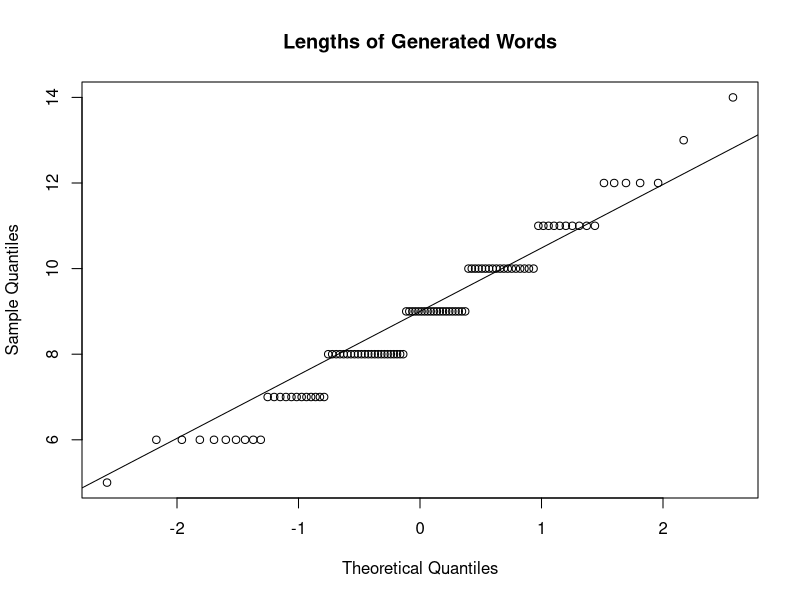
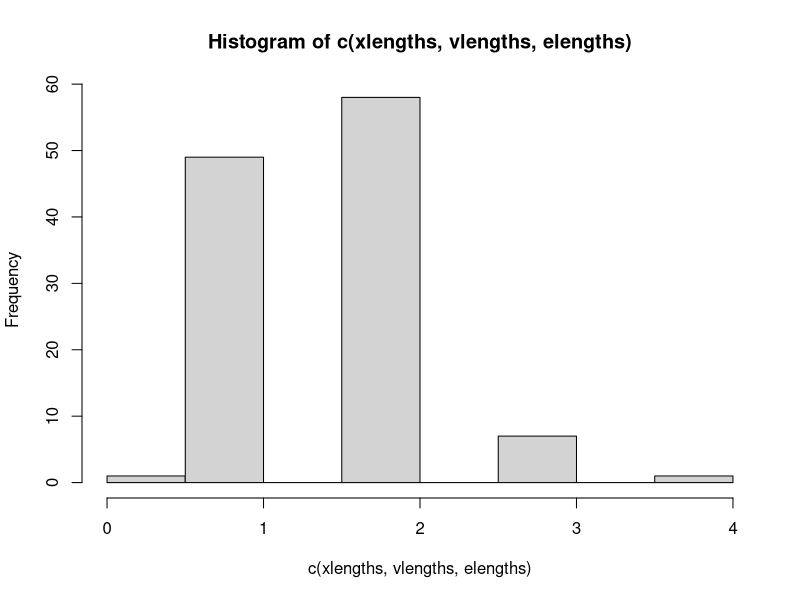
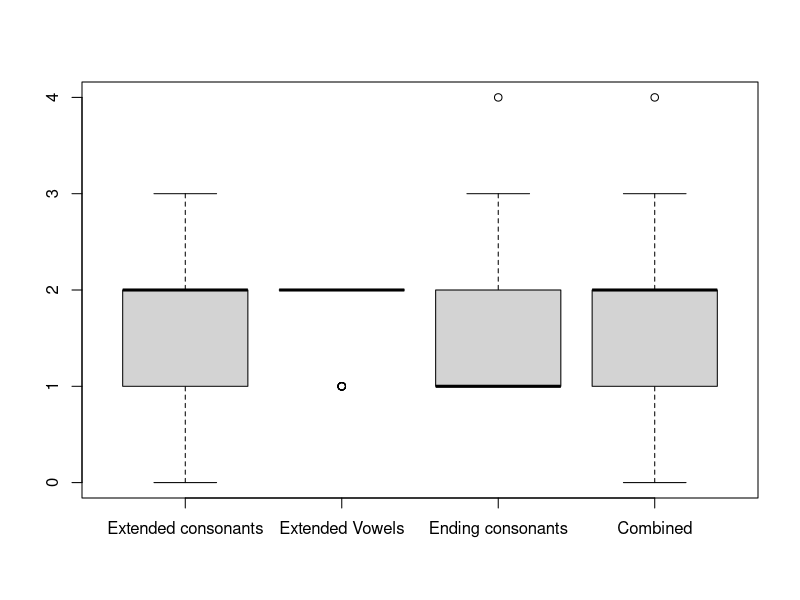

R code for these plots, in order:
## ---- chunk 1
vowels <- unlist(strsplit("aeiou",""))
consonants <- unlist(strsplit("qwrtypsdfghjklzxcvbnm",""))
symbols <-unlist(strsplit("!@#$%^&*()_+-=[]{}\\|'\";:/?.>,<`~",""))
separators <- unlist(strsplit(" -=*/\\",""))
digits <- unlist(strsplit("1234567890",""))
letters = c(vowels,consonants)
vowels = c(vowels,unlist(strsplit("yw",""))) #Y and W are vowels
characters = c(letters,symbols," ",digits); #Any character

print(length(vowels))
print(length(consonants))
## ---- chunk 2
xVowels <- c(vowels)
for(i in 1:6){ #Make controlled vowels for a-y. No "wr" vowel.
            xVowels <- c(xVowels, paste(vowels[i],"r",sep=""))
            #Digraph time!
            if (vowels[i] == "a" || vowels[i] =="o"){ #A's and O's
               for(j in 1:5){ #combine with aeiou
                  xVowels <- c(xVowels,paste(vowels[i],vowels[j], sep=""))
               }
            } else if(vowels[i] == "i" || vowels[i] == "u"){ #I's and U's
               for(j in 2:3){ #combine with ei
                  xVowels <- c(xVowels,paste(vowels[i],vowels[j], sep=""))
               }
            }else if(vowels[i] == "e"){ #E's
               for(j in 1:5){ #combine with aeiu
                  if(j!=4){ #skip o
                     xVowels <- c(xVowels,paste(vowels[i],vowels[j], sep=""))
                  }
               }
            }
         }
print(length(xVowels))
print(xVowels)
## ---- chunk 3
xConsonants = c(consonants,"ch","wh","th","ph","sh","gh","st","squ")#An extended consonant
eConsonants = c(xConsonants,"pt","ft","ct","lt","rr","ll","zz","ss","ff","sque") #Ending consonant
l = length(xConsonants)
for(i in 1:l){
            #Digraph time! Adding r's
            if(xConsonants[i]!="q" && xConsonants[i]!="r" && xConsonants[i]!="l" && xConsonants[i]!="z" &&xConsonants[i]!="s" && xConsonants[i]!="y" && xConsonants[i]!="h" && xConsonants[i]!="j" && xConsonants[i]!="n" && xConsonants[i]!="m" && xConsonants[i]!="x" && xConsonants[i]!="wh" && xConsonants[i]!="gh" && xConsonants[i]!="pt" && xConsonants[i]!="ft" && xConsonants[i]!="ct" && xConsonants[i]!="lt" && xConsonants[i]!="squ"){
               xConsonants <- c(xConsonants, paste(xConsonants[i],"r",sep=""))
            }
            #Not all q's need u's, but some should have them
            if(xConsonants[i]=="q"){
               xConsonants <- c(xConsonants,"qu")
            }
            
         }
xConsonants <- c(xConsonants,"") #Empty string as consonants aren't always necessary to a syllable.
print(length(xConsonants))
print(xConsonants)
## ---- chunk 4
print(length(eConsonants))
print(eConsonants)
## ---- chunk 5
syllable <- function(open = 3){
    # \s = \w\x or \w\x\e
    syll <- sample(xConsonants,1)
    syll <- paste(syll, sample(xVowels,1), sep="")
    close = sample(1:10,1)
    if(close > open){
        syll <- paste(syll, sample(eConsonants,1), sep="")
    }
    return(syll)
}
## ---- chunk 6
set.seed(20)
words = vector()
for(i in 1:100){
    word <- syllable()
    word <- paste(word, syllable(), sep="")
    words <- c(words, word)
}
head(words)
## ---- chunk 7
lengths = vector()
for(word in words){
    lengths <- c(lengths,length(unlist(strsplit(word,""))))
}
summary(lengths)
qqnorm(lengths, main="Lengths of Generated Words")
qqline(lengths)
## ---- chunk 8
xlengths = vector()
for(cons in xConsonants){
    xlengths <- c(xlengths,length(unlist(strsplit(cons,""))))
}
summary(xlengths)

vlengths = vector()
for(vow in xVowels){
    vlengths <- c(vlengths,length(unlist(strsplit(vow,""))))
}
summary(vlengths)

elengths = vector()
for(cons in eConsonants){
    elengths <- c(elengths,length(unlist(strsplit(cons,""))))
}
summary(elengths)

#All combined
summary(c(xlengths,vlengths,elengths))
hist(c(xlengths,vlengths,elengths))
boxplot(xlengths,vlengths,elengths,c(xlengths,vlengths,elengths), names=c("Extended consonants", "Extended Vowels", "Ending consonants","Combined"))
## ---- chunk 9
pages <- sample(1:1596,30)
print(pages)

dictionary <- read.table("dictionary.csv",header=TRUE,sep=",")
tail(dictionary)
## ---- chunk 10
print(words)
## ---- chunk 11
lps <- c(5,15,16,23,45,60,64,78,82)
print(words[lps])
